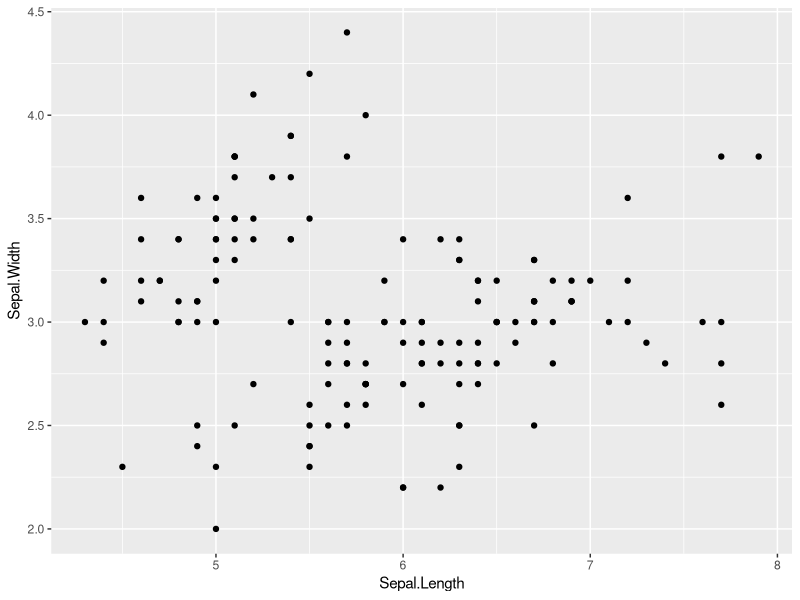
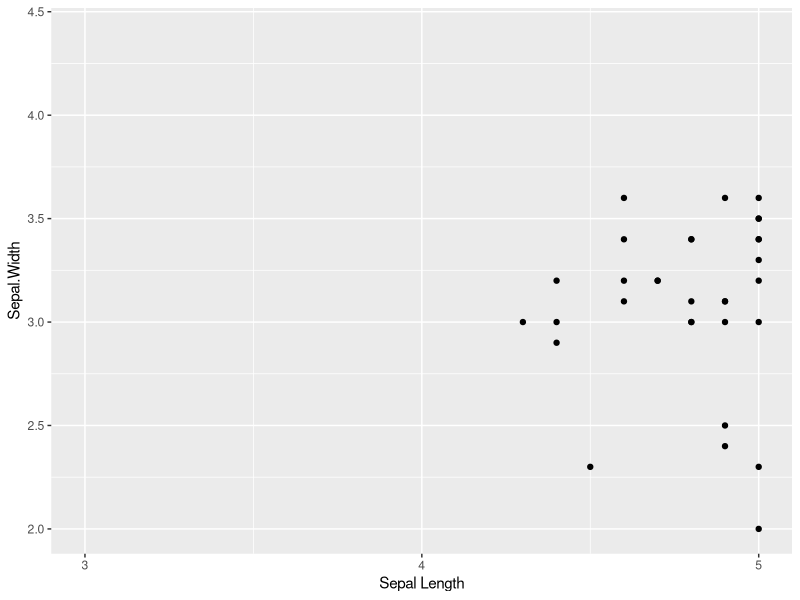
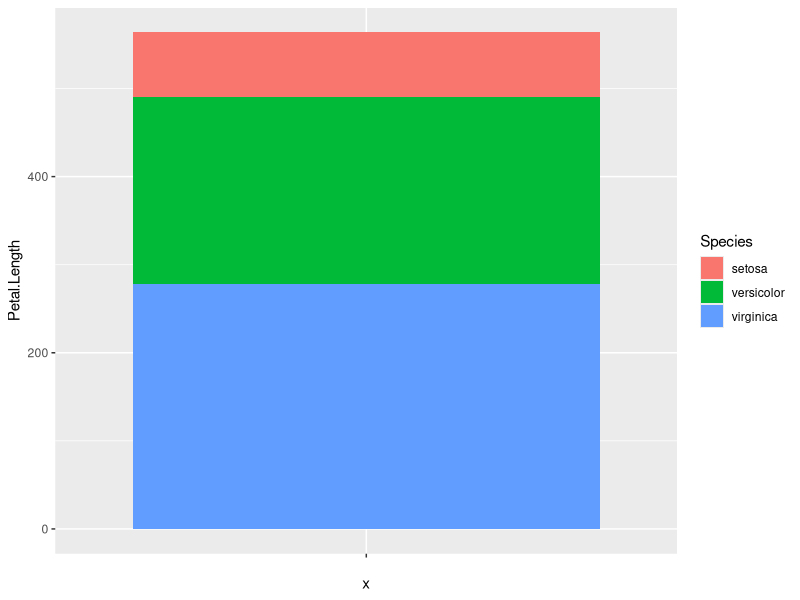
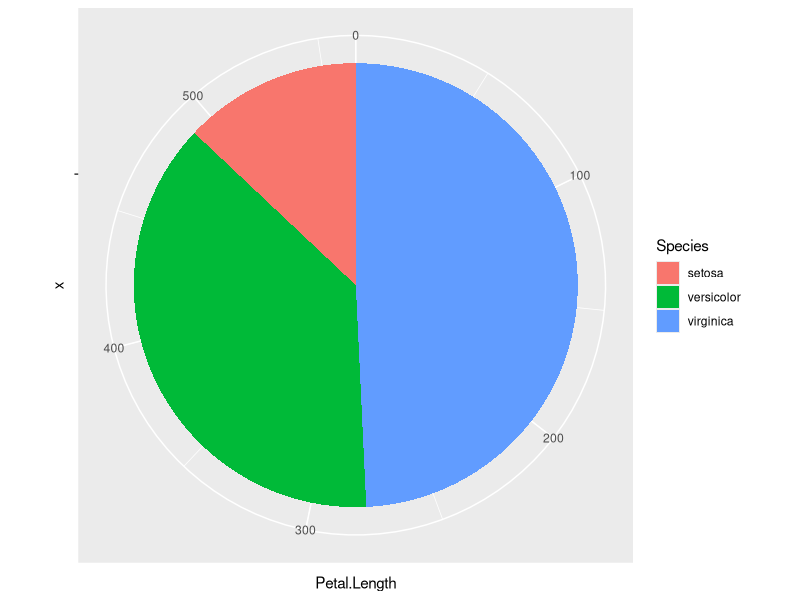
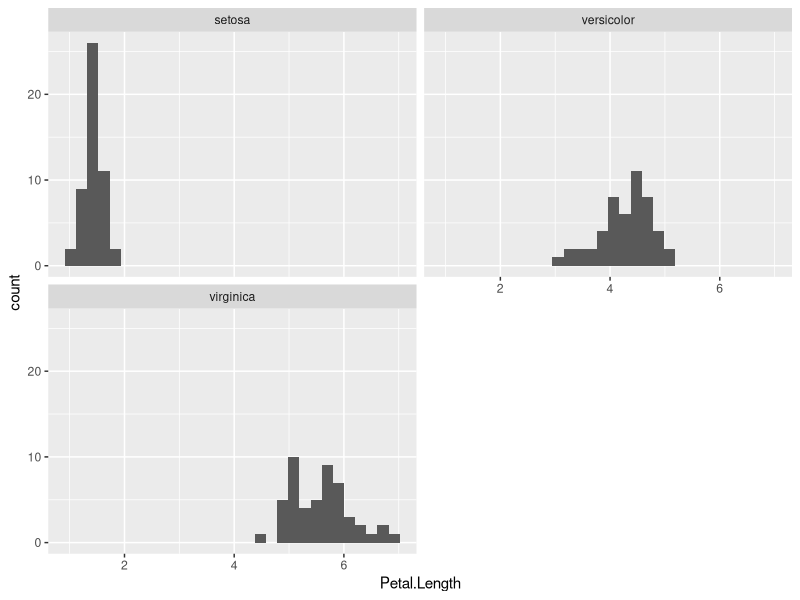
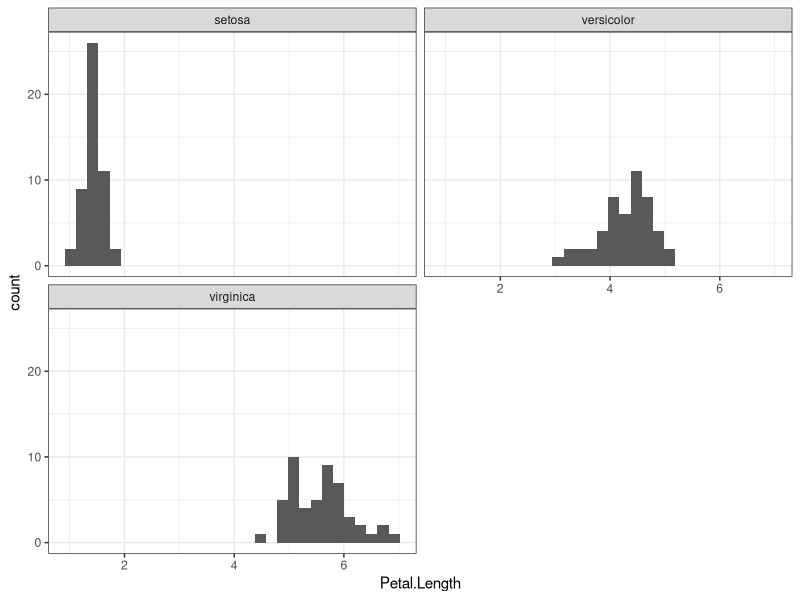
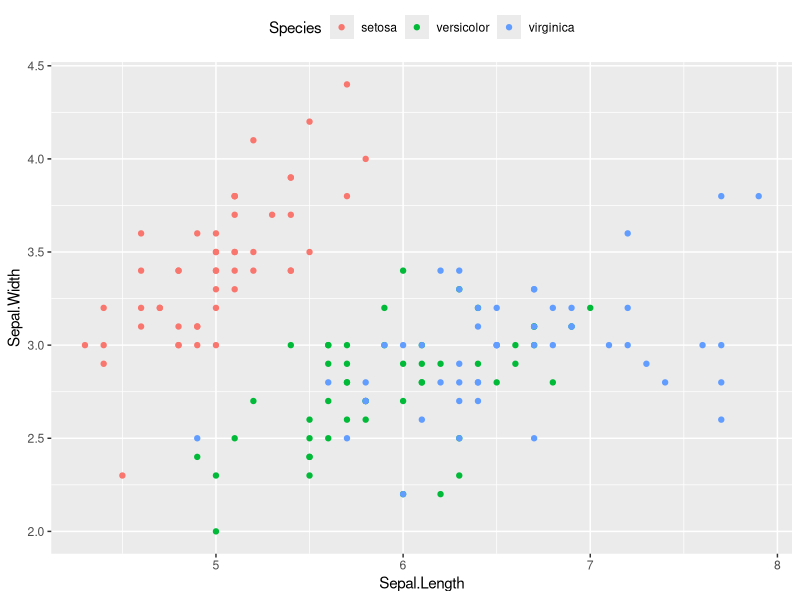
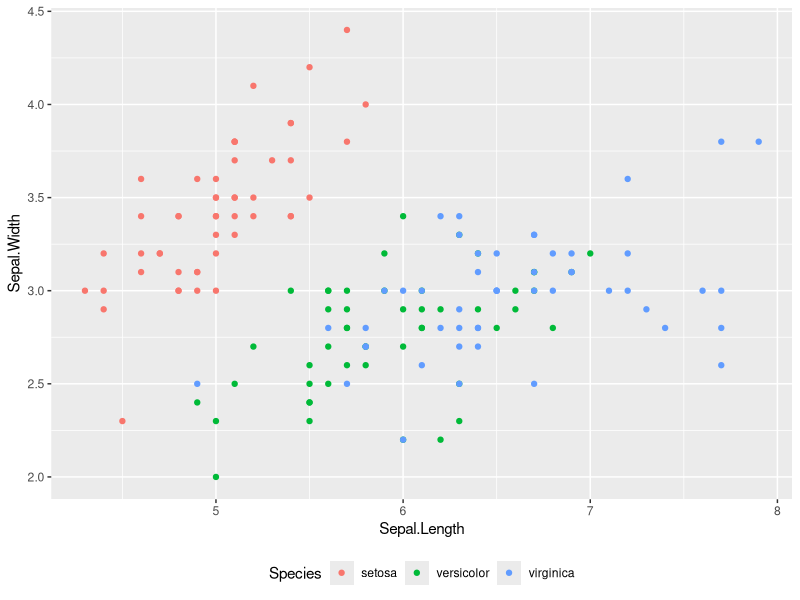

R code for these plots, in order:
## ---- chunk 1

## ---- chunk 2
# load the packages you need
library(dplyr)
library(tidyr)
library(tidyverse)
#library(stringr)
library(ggplot2)
#library(plotly)
#library(pheatmap)
#library(DESeq2)
#library(edgeR)
library(kableExtra)
library(gridExtra)
## ---- chunk 3
p <- ggplot(iris)+
      geom_point(aes(x=Sepal.Length,
                     y=Sepal.Width))
p
## ---- chunk 4
p + scale_color_manual(name="New",
   values=c("blue","green","red"))+
scale_x_continuous(name="Sepal Length",
        breaks=seq(1,8),limits=c(3,5))
## ---- chunk 5
p <- ggplot(iris,aes(x="",y=Petal.Length,fill=Species))+
  geom_bar(stat="identity")
p
## ---- chunk 6
p+coord_polar("y",start=0)
## ---- chunk 7
ggplot(iris,aes(Petal.Length))+
  geom_histogram()+
  facet_wrap(~Species,nrow=2)+
  theme_grey()
## ---- chunk 8
ggplot(iris,aes(Petal.Length))+
  geom_histogram()+
  facet_wrap(~Species,nrow=2)+
  theme_bw()
## ---- chunk 9
p <- ggplot(iris)+
      geom_point(aes(x=Sepal.Length,
                     y=Sepal.Width,
                     color=Species))
## ---- chunk 10
p + theme(legend.position="top")
## ---- chunk 11
p + theme(legend.position="bottom")
## ---- chunk 12
p <- diamonds %>%
      filter(cut=="Fair"|cut=="Good",color=="D"|color=="E") %>%
      droplevels() %>%
      ggplot(aes(carat,price,alpha=color,shape=cut))+
            geom_point()+
            labs(title="Title",subtitle="subtitle")+
            facet_grid(cut~color)
## ---- chunk 13
p <- p + theme(
    axis.title=element_text(color="#e41a1c"),
    axis.text=element_text(color="#377eb8"),
    plot.title=element_text(color="#4daf4a"),
    plot.subtitle=element_text(color="#984ea3"),
    legend.text=element_text(color="#ff7f00"),
    legend.title=element_text(color="#ffff33"),
    strip.text=element_text(color="#a65628")
)
## ---- chunk 14
dfr <- data.frame(value=rep(1,7),label=c("axis.title","axis.text","plot.title","plot.subtitle","legend.text","legend.title","strip.text"),stringsAsFactors=FALSE) %>%
  mutate(label=factor(label,levels=c("axis.title","axis.text","plot.title","plot.subtitle","legend.text","legend.title","strip.text")))
q <- ggplot(dfr,aes(x=label,y=value,fill=label))+
  geom_bar(stat="identity")+
  labs(x="",y="")+
  coord_flip()+
  scale_fill_manual(values=c("#e41a1c","#377eb8","#4daf4a","#984ea3","#ff7f00","#ffff33","#a65628"))+
  theme_minimal(base_size=20)+
  theme(
    legend.position="none",
    axis.text.x=element_blank(),
    axis.ticks=element_blank(),
    panel.grid=element_blank())
grid.arrange(p,q,nrow=1)
## ---- chunk 15
p <- diamonds %>%
      filter(cut=="Fair"|cut=="Good",color=="D"|color=="E") %>%
      droplevels() %>%
      ggplot(aes(carat,price,alpha=color,shape=cut))+
            geom_point()+
            labs(title="Title",subtitle="subtitle")+
            facet_grid(cut~color)
## ---- chunk 16
p <- p + theme(
    plot.background=element_rect(fill="#b3e2cd"),
    panel.background=element_rect(fill="#fdcdac"),
    panel.border=element_rect(fill=NA,color="#cbd5e8",size=3),
    legend.background=element_rect(fill="#f4cae4"),
    legend.box.background=element_rect(fill="#e6f5c9"),
    strip.background=element_rect(fill="#fff2ae")
)
## ---- chunk 17
dfr <- data.frame(value=rep(1,6),label=c("plot.background","panel.background","panel.border","legend.background","legend.box.background","strip.background"),stringsAsFactors=FALSE) %>%
  mutate(label=factor(label,levels=c("plot.background","panel.background","panel.border","legend.background","legend.box.background","strip.background")))
q <- ggplot(dfr,aes(x=label,y=value,fill=label))+
  geom_bar(stat="identity")+
  labs(x="",y="")+
  coord_flip()+
  scale_fill_manual(values=c("#b3e2cd","#fdcdac","#cbd5e8","#f4cae4","#e6f5c9","#fff2ae"))+
  theme_minimal(base_size=20)+
  theme(
    legend.position="none",
    axis.text.x=element_blank(),
    axis.ticks=element_blank(),
    panel.grid=element_blank())
grid.arrange(p,q,nrow=1)
## ---- chunk 18
p <- diamonds %>%
      filter(cut=="Fair"|cut=="Good"|cut=="Very Good") %>%
      droplevels() %>%
      ggplot(aes(carat,price,color=cut))+
            geom_point()
## ---- chunk 19
newtheme <- theme_bw() + theme(
  axis.ticks=element_blank(),
  panel.background=element_rect(fill="white"),
  panel.grid.minor=element_blank(),
  panel.grid.major.x=element_blank(),
  panel.grid.major.y=element_line(size=0.3,color="grey90"),
  panel.border=element_blank(),
  legend.position="top",
  legend.justification="right"
)
## ---- chunk 20
p
## ---- chunk 21
p + newtheme
## ---- chunk 22
